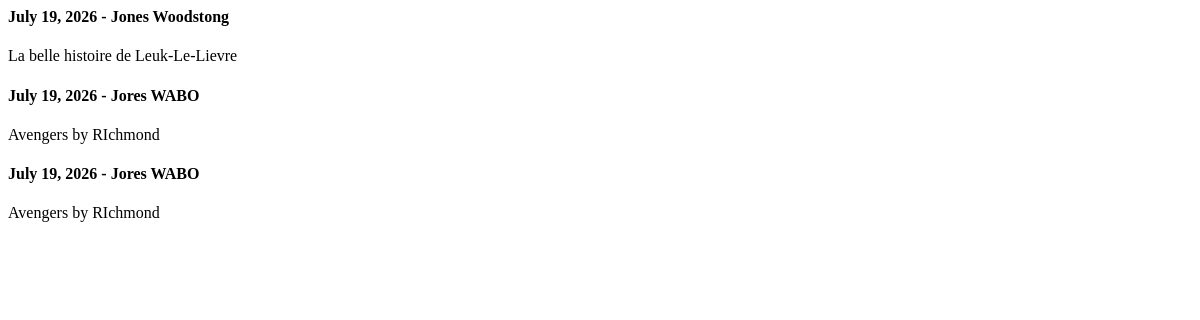
/loans/all/, run on an earlier commit of the app's database.
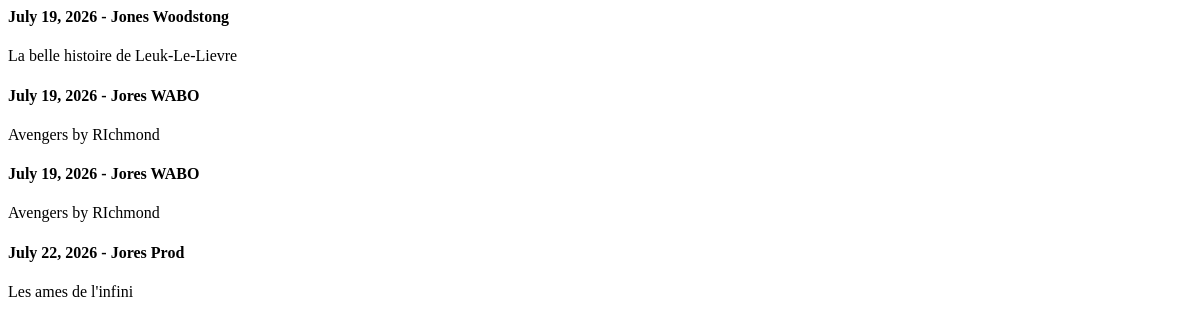
And on a later commit of the database.
### core/models.py (models this page shows, shortened)
class Loan(models.Model):
    book = models.ForeignKey(Book, on_delete=models.CASCADE)
    borrower = models.CharField(max_length=50)
    loan_date = models.DateField(auto_now=False, auto_now_add=True)
    return_date = models.DateField(auto_now=False, auto_now_add=False)
    effective_return_date = models.DateField(null=True, blank=True,auto_now=False, auto_now_add=False)
    class Meta:
        verbose_name = "loan"
        verbose_name_plural = "loans"

class Book(models.Model):
    title = models.CharField(max_length=50)
    subtitle = models.CharField(max_length=50)
    isbn = models.CharField(unique=True, max_length=50)
    language = models.CharField(max_length=50)
    genre = models.CharField(max_length=50)
    num_pages = models.PositiveIntegerField()
    publication_date = models.DateField()
    available = models.BooleanField(default=True)
    author = models.ForeignKey("author", on_delete=models.SET_NULL, null=True)
    summary = models.TextField(null=True, blank=True)
    class Meta:
        verbose_name = "Book"
        verbose_name_plural = "Books"
    def __str__(self):
        return self.title

### core/views.py (the view)
# urls.py: path('loans/all/', views.list_loans, name="loan_list"),
def list_loans(request):
    loans = models.Loan.objects.all()
    return render(request, "core/loans_list.html",{"loans": loans})

### core/templates/core/loans_list.html
{% for loan in loans %}
    <div>
        <h4>{{ loan.loan_date }} - {{ loan.borrower }}</h4>
        <p>{{ loan.book }}</p>
    </div>
{% endfor %}

What changed in the data, as far as the page shows it:
added Loan: loan_date "July 22, 2026", borrower "Jores Prod", book "Les ames de l'infini"
